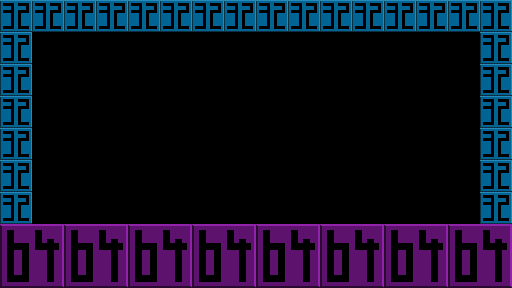

Tiled map render using the project's own tile images. Description and the whole map definition, tile-layer contents included, below:
An orthogonal 64x36 tile map with 8x8 px tiles, 1 tile layer (Main) and 4 objects.

<map version="1.4" tiledversion="1.4.3" orientation="orthogonal" renderorder="right-down" width="64" height="36" tilewidth="8" tileheight="8" infinite="0" nextlayerid="3" nextobjectid="7">
 <tileset firstgid="1" source="../../Sprites/Tiles/DEV/Metrics/T_metrics.tsx" />
 <layer id="1" name="Main" width="64" height="36">
  <data encoding="csv">
233,234,235,236,233,234,235,236,233,234,235,236,233,234,235,236,233,234,235,236,233,234,235,236,233,234,235,236,233,234,235,236,233,234,235,236,233,234,235,236,233,234,235,236,233,234,235,236,233,234,235,236,233,234,235,236,233,234,235,236,233,234,235,236,
261,262,263,264,261,262,263,264,261,262,263,264,261,262,263,264,261,262,263,264,261,262,263,264,261,262,263,264,261,262,263,264,261,262,263,264,261,262,263,264,261,262,263,264,261,262,263,264,261,262,263,264,261,262,263,264,261,262,263,264,261,262,263,264,
289,290,291,292,289,290,291,292,289,290,291,292,289,290,291,292,289,290,291,292,289,290,291,292,289,290,291,292,289,290,291,292,289,290,291,292,289,290,291,292,289,290,291,292,289,290,291,292,289,290,291,292,289,290,291,292,289,290,291,292,289,290,291,292,
317,318,319,320,317,318,319,320,317,318,319,320,317,318,319,320,317,318,319,320,317,318,319,320,317,318,319,320,317,318,319,320,317,318,319,320,317,318,319,320,317,318,319,320,317,318,319,320,317,318,319,320,317,318,319,320,317,318,319,320,317,318,319,320,
233,234,235,236,0,0,0,0,0,0,0,0,0,0,0,0,0,0,0,0,0,0,0,0,0,0,0,0,0,0,0,0,0,0,0,0,0,0,0,0,0,0,0,0,0,0,0,0,0,0,0,0,0,0,0,0,0,0,0,0,233,234,235,236,
261,262,263,264,0,0,0,0,0,0,0,0,0,0,0,0,0,0,0,0,0,0,0,0,0,0,0,0,0,0,0,0,0,0,0,0,0,0,0,0,0,0,0,0,0,0,0,0,0,0,0,0,0,0,0,0,0,0,0,0,261,262,263,264,
289,290,291,292,0,0,0,0,0,0,0,0,0,0,0,0,0,0,0,0,0,0,0,0,0,0,0,0,0,0,0,0,0,0,0,0,0,0,0,0,0,0,0,0,0,0,0,0,0,0,0,0,0,0,0,0,0,0,0,0,289,290,291,292,
317,318,319,320,0,0,0,0,0,0,0,0,0,0,0,0,0,0,0,0,0,0,0,0,0,0,0,0,0,0,0,0,0,0,0,0,0,0,0,0,0,0,0,0,0,0,0,0,0,0,0,0,0,0,0,0,0,0,0,0,317,318,319,320,
233,234,235,236,0,0,0,0,0,0,0,0,0,0,0,0,0,0,0,0,0,0,0,0,0,0,0,0,0,0,0,0,0,0,0,0,0,0,0,0,0,0,0,0,0,0,0,0,0,0,0,0,0,0,0,0,0,0,0,0,233,234,235,236,
261,262,263,264,0,0,0,0,0,0,0,0,0,0,0,0,0,0,0,0,0,0,0,0,0,0,0,0,0,0,0,0,0,0,0,0,0,0,0,0,0,0,0,0,0,0,0,0,0,0,0,0,0,0,0,0,0,0,0,0,261,262,263,264,
289,290,291,292,0,0,0,0,0,0,0,0,0,0,0,0,0,0,0,0,0,0,0,0,0,0,0,0,0,0,0,0,0,0,0,0,0,0,0,0,0,0,0,0,0,0,0,0,0,0,0,0,0,0,0,0,0,0,0,0,289,290,291,292,
317,318,319,320,0,0,0,0,0,0,0,0,0,0,0,0,0,0,0,0,0,0,0,0,0,0,0,0,0,0,0,0,0,0,0,0,0,0,0,0,0,0,0,0,0,0,0,0,0,0,0,0,0,0,0,0,0,0,0,0,317,318,319,320,
233,234,235,236,0,0,0,0,0,0,0,0,0,0,0,0,0,0,0,0,0,0,0,0,0,0,0,0,0,0,0,0,0,0,0,0,0,0,0,0,0,0,0,0,0,0,0,0,0,0,0,0,0,0,0,0,0,0,0,0,233,234,235,236,
261,262,263,264,0,0,0,0,0,0,0,0,0,0,0,0,0,0,0,0,0,0,0,0,0,0,0,0,0,0,0,0,0,0,0,0,0,0,0,0,0,0,0,0,0,0,0,0,0,0,0,0,0,0,0,0,0,0,0,0,261,262,263,264,
289,290,291,292,0,0,0,0,0,0,0,0,0,0,0,0,0,0,0,0,0,0,0,0,0,0,0,0,0,0,0,0,0,0,0,0,0,0,0,0,0,0,0,0,0,0,0,0,0,0,0,0,0,0,0,0,0,0,0,0,289,290,291,292,
317,318,319,320,0,0,0,0,0,0,0,0,0,0,0,0,0,0,0,0,0,0,0,0,0,0,0,0,0,0,0,0,0,0,0,0,0,0,0,0,0,0,0,0,0,0,0,0,0,0,0,0,0,0,0,0,0,0,0,0,317,318,319,320,
233,234,235,236,0,0,0,0,0,0,0,0,0,0,0,0,0,0,0,0,0,0,0,0,0,0,0,0,0,0,0,0,0,0,0,0,0,0,0,0,0,0,0,0,0,0,0,0,0,0,0,0,0,0,0,0,0,0,0,0,233,234,235,236,
261,262,263,264,0,0,0,0,0,0,0,0,0,0,0,0,0,0,0,0,0,0,0,0,0,0,0,0,0,0,0,0,0,0,0,0,0,0,0,0,0,0,0,0,0,0,0,0,0,0,0,0,0,0,0,0,0,0,0,0,261,262,263,264,
289,290,291,292,0,0,0,0,0,0,0,0,0,0,0,0,0,0,0,0,0,0,0,0,0,0,0,0,0,0,0,0,0,0,0,0,0,0,0,0,0,0,0,0,0,0,0,0,0,0,0,0,0,0,0,0,0,0,0,0,289,290,291,292,
317,318,319,320,0,0,0,0,0,0,0,0,0,0,0,0,0,0,0,0,0,0,0,0,0,0,0,0,0,0,0,0,0,0,0,0,0,0,0,0,0,0,0,0,0,0,0,0,0,0,0,0,0,0,0,0,0,0,0,0,317,318,319,320,
233,234,235,236,0,0,0,0,0,0,0,0,0,0,0,0,0,0,0,0,0,0,0,0,0,0,0,0,0,0,0,0,0,0,0,0,0,0,0,0,0,0,0,0,0,0,0,0,0,0,0,0,0,0,0,0,0,0,0,0,233,234,235,236,
261,262,263,264,0,0,0,0,0,0,0,0,0,0,0,0,0,0,0,0,0,0,0,0,0,0,0,0,0,0,0,0,0,0,0,0,0,0,0,0,0,0,0,0,0,0,0,0,0,0,0,0,0,0,0,0,0,0,0,0,261,262,263,264,
289,290,291,292,0,0,0,0,0,0,0,0,0,0,0,0,0,0,0,0,0,0,0,0,0,0,0,0,0,0,0,0,0,0,0,0,0,0,0,0,0,0,0,0,0,0,0,0,0,0,0,0,0,0,0,0,0,0,0,0,289,290,291,292,
317,318,319,320,0,0,0,0,0,0,0,0,0,0,0,0,0,0,0,0,0,0,0,0,0,0,0,0,0,0,0,0,0,0,0,0,0,0,0,0,0,0,0,0,0,0,0,0,0,0,0,0,0,0,0,0,0,0,0,0,317,318,319,320,
233,234,235,236,0,0,0,0,0,0,0,0,0,0,0,0,0,0,0,0,0,0,0,0,0,0,0,0,0,0,0,0,0,0,0,0,0,0,0,0,0,0,0,0,0,0,0,0,0,0,0,0,0,0,0,0,0,0,0,0,233,234,235,236,
261,262,263,264,0,0,0,0,0,0,0,0,0,0,0,0,0,0,0,0,0,0,0,0,0,0,0,0,0,0,0,0,0,0,0,0,0,0,0,0,0,0,0,0,0,0,0,0,0,0,0,0,0,0,0,0,0,0,0,0,261,262,263,264,
289,290,291,292,0,0,0,0,0,0,0,0,0,0,0,0,0,0,0,0,0,0,0,0,0,0,0,0,0,0,0,0,0,0,0,0,0,0,0,0,0,0,0,0,0,0,0,0,0,0,0,0,0,0,0,0,0,0,0,0,289,290,291,292,
317,318,319,320,0,0,0,0,0,0,0,0,0,0,0,0,0,0,0,0,0,0,0,0,0,0,0,0,0,0,0,0,0,0,0,0,0,0,0,0,0,0,0,0,0,0,0,0,0,0,0,0,0,0,0,0,0,0,0,0,317,318,319,320,
21,22,23,24,25,26,27,28,21,22,23,24,25,26,27,28,21,22,23,24,25,26,27,28,21,22,23,24,25,26,27,28,21,22,23,24,25,26,27,28,21,22,23,24,25,26,27,28,21,22,23,24,25,26,27,28,21,22,23,24,25,26,27,28,
49,50,51,52,53,54,55,56,49,50,51,52,53,54,55,56,49,50,51,52,53,54,55,56,49,50,51,52,53,54,55,56,49,50,51,52,53,54,55,56,49,50,51,52,53,54,55,56,49,50,51,52,53,54,55,56,49,50,51,52,53,54,55,56,
77,78,79,80,81,82,83,84,77,78,79,80,81,82,83,84,77,78,79,80,81,82,83,84,77,78,79,80,81,82,83,84,77,78,79,80,81,82,83,84,77,78,79,80,81,82,83,84,77,78,79,80,81,82,83,84,77,78,79,80,81,82,83,84,
105,106,107,108,109,110,111,112,105,106,107,108,109,110,111,112,105,106,107,108,109,110,111,112,105,106,107,108,109,110,111,112,105,106,107,108,109,110,111,112,105,106,107,108,109,110,111,112,105,106,107,108,109,110,111,112,105,106,107,108,109,110,111,112,
133,134,135,136,137,138,139,140,133,134,135,136,137,138,139,140,133,134,135,136,137,138,139,140,133,134,135,136,137,138,139,140,133,134,135,136,137,138,139,140,133,134,135,136,137,138,139,140,133,134,135,136,137,138,139,140,133,134,135,136,137,138,139,140,
161,162,163,164,165,166,167,168,161,162,163,164,165,166,167,168,161,162,163,164,165,166,167,168,161,162,163,164,165,166,167,168,161,162,163,164,165,166,167,168,161,162,163,164,165,166,167,168,161,162,163,164,165,166,167,168,161,162,163,164,165,166,167,168,
189,190,191,192,193,194,195,196,189,190,191,192,193,194,195,196,189,190,191,192,193,194,195,196,189,190,191,192,193,194,195,196,189,190,191,192,193,194,195,196,189,190,191,192,193,194,195,196,189,190,191,192,193,194,195,196,189,190,191,192,193,194,195,196,
217,218,219,220,221,222,223,224,217,218,219,220,221,222,223,224,217,218,219,220,221,222,223,224,217,218,219,220,221,222,223,224,217,218,219,220,221,222,223,224,217,218,219,220,221,222,223,224,217,218,219,220,221,222,223,224,217,218,219,220,221,222,223,224
</data>
 </layer>
 <objectgroup id="2" name="Col">
  <object id="3" x="0" y="224" width="512" height="64" />
  <object id="4" x="0" y="0" width="512" height="32" />
  <object id="5" x="0" y="32" width="32" height="192" />
  <object id="6" x="480" y="32" width="32" height="192" />
 </objectgroup>
</map>
